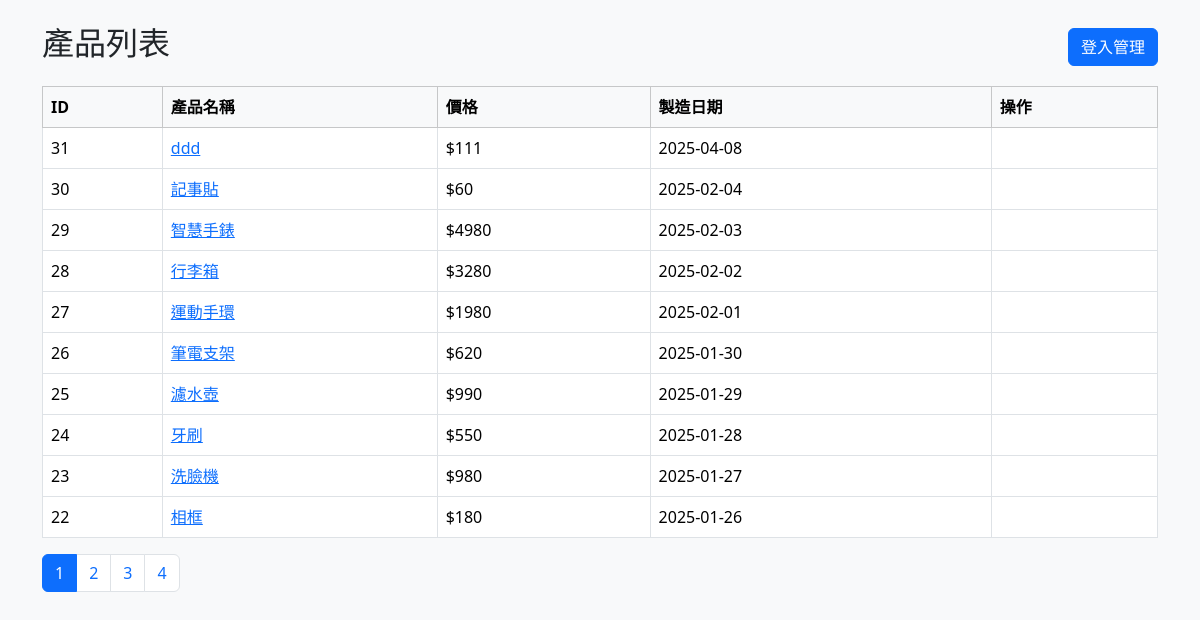
The page /final/index.php on the database its author committed.
### tables this page shows
CREATE TABLE `product` (
  `id` int(11) NOT NULL COMMENT '識別代號',
  `pname` varchar(64) NOT NULL COMMENT '產品名稱',
  `pspec` varchar(64) NOT NULL COMMENT '產品規格',
  `price` int(11) NOT NULL COMMENT '產品定價',
  `pdate` date NOT NULL COMMENT '製作日期',
  `content` text NOT NULL COMMENT '內容說明'
);

### final/index.php (the view, shortened to what this page needs)
<?php
function loginOK() {
    return (isset($_SESSION["loggedin"]) && ($_SESSION["loggedin"]===true));
}
$conn = new mysqli("localhost", "root", "", "school");
$page = isset($_GET['page']) ? (int)$_GET['page'] : 1;
$limit = 10;
$offset = ($page - 1) * $limit;
$total_result = $conn->query("SELECT COUNT(*) AS total FROM product")->fetch_assoc();
$total_pages = ceil($total_result['total'] / $limit);
$result = $conn->query("SELECT * FROM product ORDER BY id DESC LIMIT $offset, $limit");
include 'header.php';
?>
<div class="d-flex justify-content-between align-items-center mb-3">
    <h2>產品列表</h2>
    <?php if (loginOK()) { ?>
        <span>
        <a href="create.php" class="btn btn-success">➕ 新增產品</a>
        <a href="logout.php" class="btn btn-primary">登出</a>
        </span>
    <?php } else { ?>
        <a href="login.php" class="btn btn-primary">登入管理</a>
    <?php } ?>
</div>
<table class="table table-bordered table-hover bg-white">
    <thead class="table-light">
        <tr>
            <th>ID</th><th>產品名稱</th><th>價格</th><th>製造日期</th><th>操作</th>
        </tr>
    </thead>
    <tbody>
        <?php while($row = $result->fetch_assoc()): ?>
        <tr>
            <td><?= $row['id'] ?></td>
            <td><a href="view.php?id=<?= $row['id'] ?>"><?= htmlspecialchars($row['pname']) ?></a></td>
            <td>$<?= $row['price'] ?></td>
            <td><?= $row['pdate'] ?></td>
            <td>
            </td>
        </tr>
        <?php endwhile; ?>
    </tbody>
</table>
<nav>
  <ul class="pagination">
    <?php for ($i = 1; $i <= $total_pages; $i++): ?>
        <li class="page-item <?= $i == $page ? 'active' : '' ?>">
            <a class="page-link" href="?page=<?= $i ?>"><?= $i ?></a>
        </li>
    <?php endfor; ?>
  </ul>
</nav>
<?php include 'footer.php'; ?>

### rows shown on the page
product: id "31", pname "ddd", price "111", pdate "2025-04-08"
product: id "30", pname "記事貼", price "60", pdate "2025-02-04"
product: id "29", pname "智慧手錶", price "4980", pdate "2025-02-03"
product: id "28", pname "行李箱", price "3280", pdate "2025-02-02"
product: id "27", pname "運動手環", price "1980", pdate "2025-02-01"
product: id "26", pname "筆電支架", price "620", pdate "2025-01-30"
product: id "25", pname "濾水壺", price "990", pdate "2025-01-29"
product: id "24", pname "牙刷", price "550", pdate "2025-01-28"
product: id "23", pname "洗臉機", price "980", pdate "2025-01-27"
product: id "22", pname "相框", price "180", pdate "2025-01-26"
